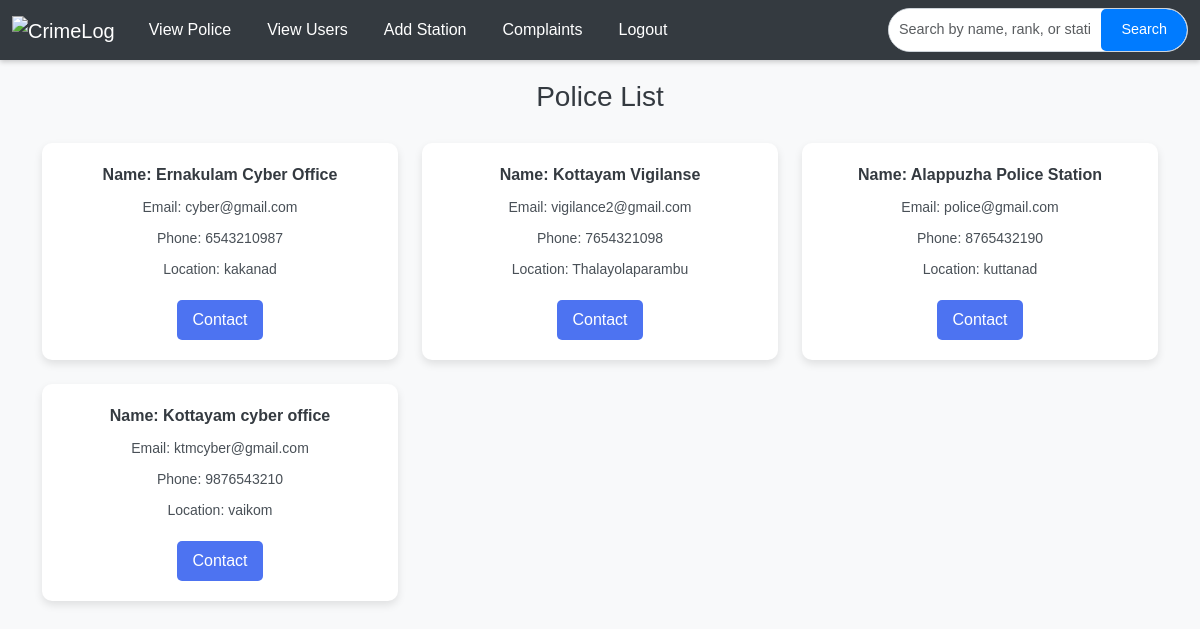
The app's page /viewpolice/, older data.
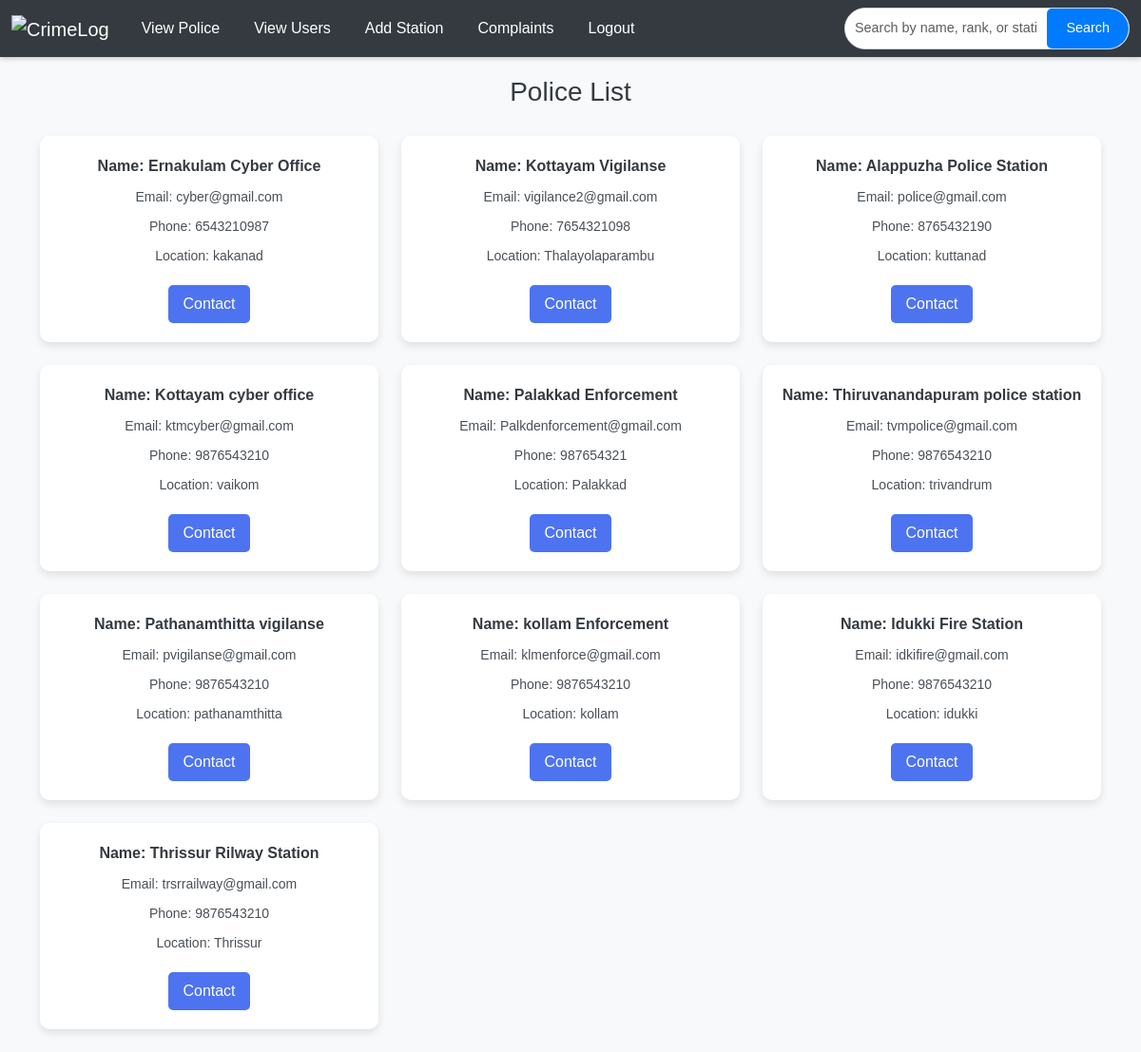
The same page, newer data.
### app/models.py (models this page shows, shortened)
class Police(models.Model):
    Email = models.EmailField(unique=True)
    name = models.TextField()
    phonenumber = models.IntegerField()
    password = models.TextField()
    location= models.TextField()

### app/views.py (the view)
# urls.py: path('viewpolice/',views.viewpolice,name='viewpolice'),
def viewpolice(req):
    query = req.POST.get('query', '')
    if query:
        data = Police.objects.filter(
            Q(name__icontains=query)  )
    else:
        data = Police.objects.all()
    return render(req, 'admin/viewpolice.html', {'data': data, 'query': query})

### templates/admin/viewpolice.html (shortened to what this page needs)
<!DOCTYPE html>
<html lang="en">
<head>
    <link href="https://cdn.jsdelivr.net/npm/bootstrap@5.3.3/dist/css/bootstrap.min.css" rel="stylesheet">
    <link href="https://cdn.jsdelivr.net/npm/bootstrap-icons/font/bootstrap-icons.css" rel="stylesheet">
</head>
<body>
    <nav id="nav" class="navbar navbar-expand-lg navbar-dark sticky-top">
        <div class="container-fluid">
            <a class="navbar-brand" href="../viewcomplaint">
                <img id="logo" src="../static/images/complaints-text-on-red-round-grungy-texture-stamp-2HEHM9A.jpg" alt="CrimeLog" style="max-height: 50px;">
            </a>
            <div class="collapse navbar-collapse" id="mynavbar">
                <ul class="navbar-nav me-auto">
                    <li class="nav-item"><a class="nav-link" href="../viewpolice">View Police</a></li>
                    <li class="nav-item"><a class="nav-link" href="../viewusers">View Users</a></li>
                    <li class="nav-item"><a class="nav-link" href="../addstation">Add Station</a></li>
                    <li class="nav-item"><a class="nav-link" href="../viewcomplaint">Complaints</a></li>
                    <li class="nav-item"><a class="nav-link" href="../logout">Logout</a></li>
                </ul>
                <div class="search-input-group">
                    <form method="post" action="{% url 'viewpolice' %}">
                        <input class="form-control" type="text" name="query" placeholder="Search by name, rank, or station..." value="{{ query|default:'' }}">
                        <button class="btn btn-primary" type="submit">Search</button>
                    </form>
                </div>
            </div>
        </div>
    </nav>
    <div class="container">
        <h3>Police List</h3>
        <div class="row">
            {% for i in data %}
            <div class="col-md-4 col-sm-6 mb-4 d-flex justify-content-center">
                <div class="product">
                    <div class="description">
                        <p class="price">Name: {{ i.name }}</p>
                        <p>Email: {{ i.Email }}</p>
                        <p>Phone: {{ i.phonenumber }}</p>
                        <p>Location: {{ i.location }}</p>
                    </div>
                    <a href="mailto:{{ i.Email }}" class="btn">Contact</a>
                </div>
            </div>
            {% endfor %}
        </div>
    </div>
</body>
</html>

Row changes from the older to the newer data that the page shows:
added Police: name "Palakkad Enforcement", Email "Palkdenforcement@gmail.com", phonenumber "987654321", location "Palakkad"
added Police: name "Thiruvanandapuram police station", Email "tvmpolice@gmail.com", phonenumber "9876543210", location "trivandrum"
added Police: name "Pathanamthitta vigilanse", Email "pvigilanse@gmail.com", phonenumber "9876543210", location "pathanamthitta"
added Police: name "kollam Enforcement", Email "klmenforce@gmail.com", phonenumber "9876543210", location "kollam"
added Police: name "Idukki Fire Station", Email "idkifire@gmail.com", phonenumber "9876543210", location "idukki"
added Police: name "Thrissur Rilway Station", Email "trsrrailway@gmail.com", phonenumber "9876543210", location "Thrissur"
